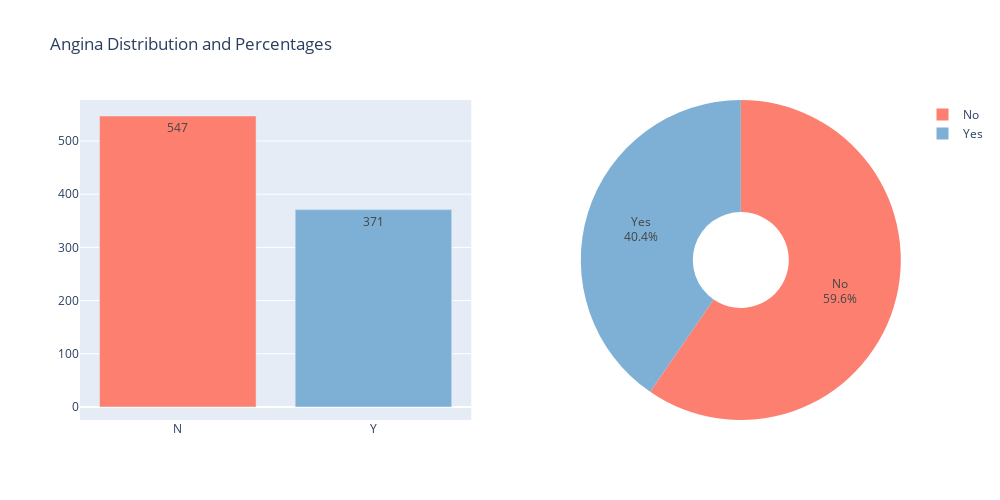

The cell this chart's notebook holds for it:
### Code cell
# Data
angina_label = ['No', 'Yes']
angina_color = ["#fd7f6f", "#7eb0d5"]

# Count plot
fig = go.Figure()

# Bar chart
fig.add_trace(go.Bar(
    x=df['ExerciseAngina'].value_counts().index,
    y=df['ExerciseAngina'].value_counts().values,
    marker_color=angina_color,
    text=df['ExerciseAngina'].value_counts().values,
    textposition='auto',
    showlegend=False
))

# Pie chart
fig.add_trace(go.Pie(
    labels=angina_label,
    values=df['ExerciseAngina'].value_counts().values,
    hole=0.3,
    marker_colors=angina_color,
    textinfo='percent+label',
    name='Angina',
    domain={'x': [0.6, 1]}  # Adjust position of the pie chart
))

# Update layout
fig.update_layout(
    title_text="Angina Distribution and Percentages",
    width=1000,
    height=500,
    annotations=[
        dict(text=" ", x=0.25, y=-0.1, showarrow=False, font=dict(size=16)),
        dict(text=" ", x=0.75, y=-0.1, showarrow=False, font=dict(size=16)),
    ],
    grid=dict(rows=1, columns=2),
)

# Show figure
fig.show()

### Figure 1 — Plotly figure (JSON) as saved in the notebook; plotly's stock layout.template omitted (floating-point values rounded to 4 significant figures)
{"data": [{"marker": {"color": ["#fd7f6f", "#7eb0d5"]}, "showlegend": false, "text": [547, 371], "textposition": "auto", "type": "bar", "x": ["N", "Y"], "y": [547, 371]}, {"domain": {"x": [0.6, 1]}, "hole": 0.3, "labels": ["No", "Yes"], "marker": {"colors": ["#fd7f6f", "#7eb0d5"]}, "name": "Angina", "textinfo": "percent+label", "type": "pie", "values": [547, 371]}], "layout": {"annotations": [{"font": {"size": 16}, "showarrow": false, "text": " ", "x": 0.25, "y": -0.1}, {"font": {"size": 16}, "showarrow": false, "text": " ", "x": 0.75, "y": -0.1}], "grid": {"columns": 2, "rows": 1}, "height": 500, "title": {"text": "Angina Distribution and Percentages"}, "width": 1000}}
